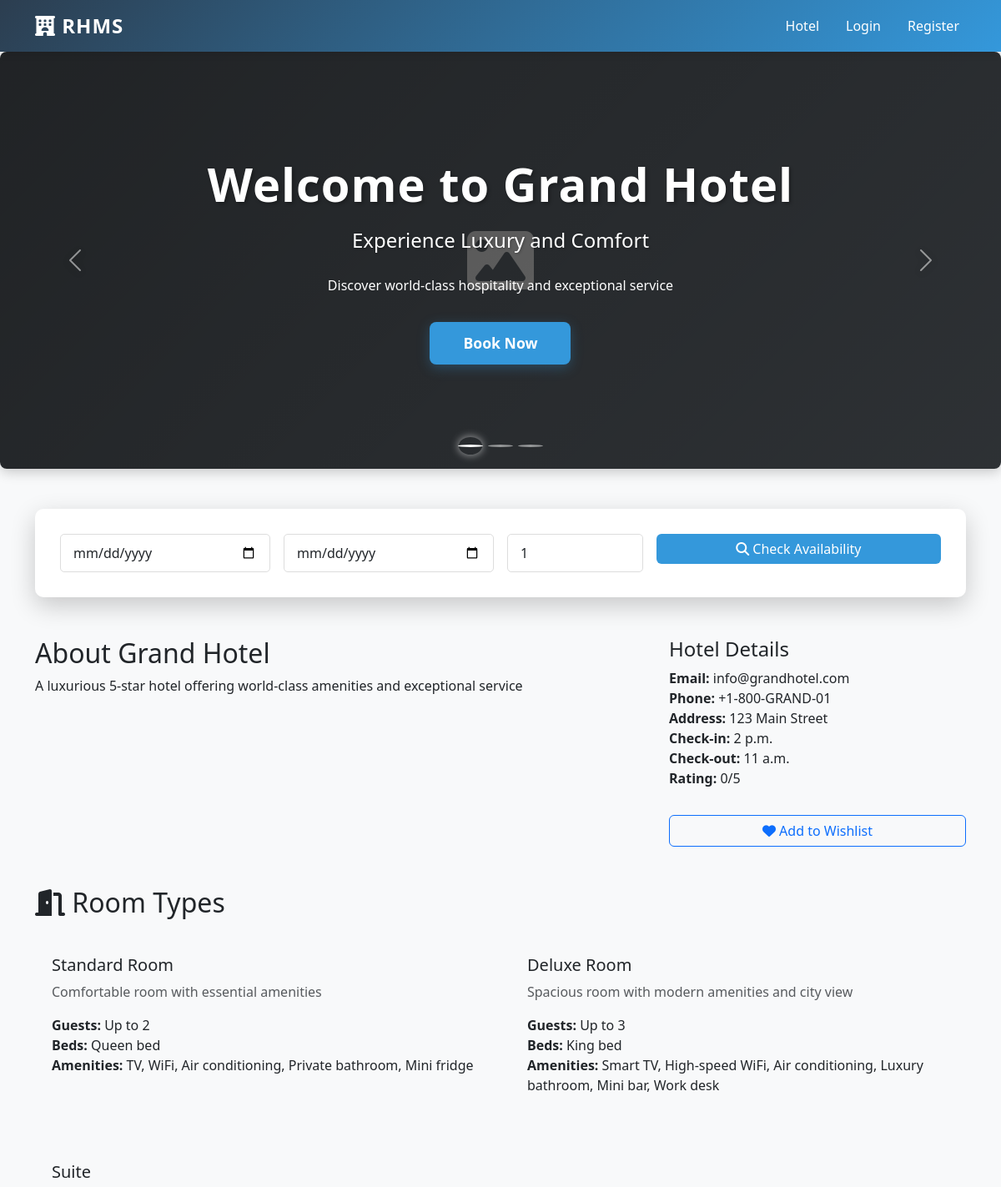
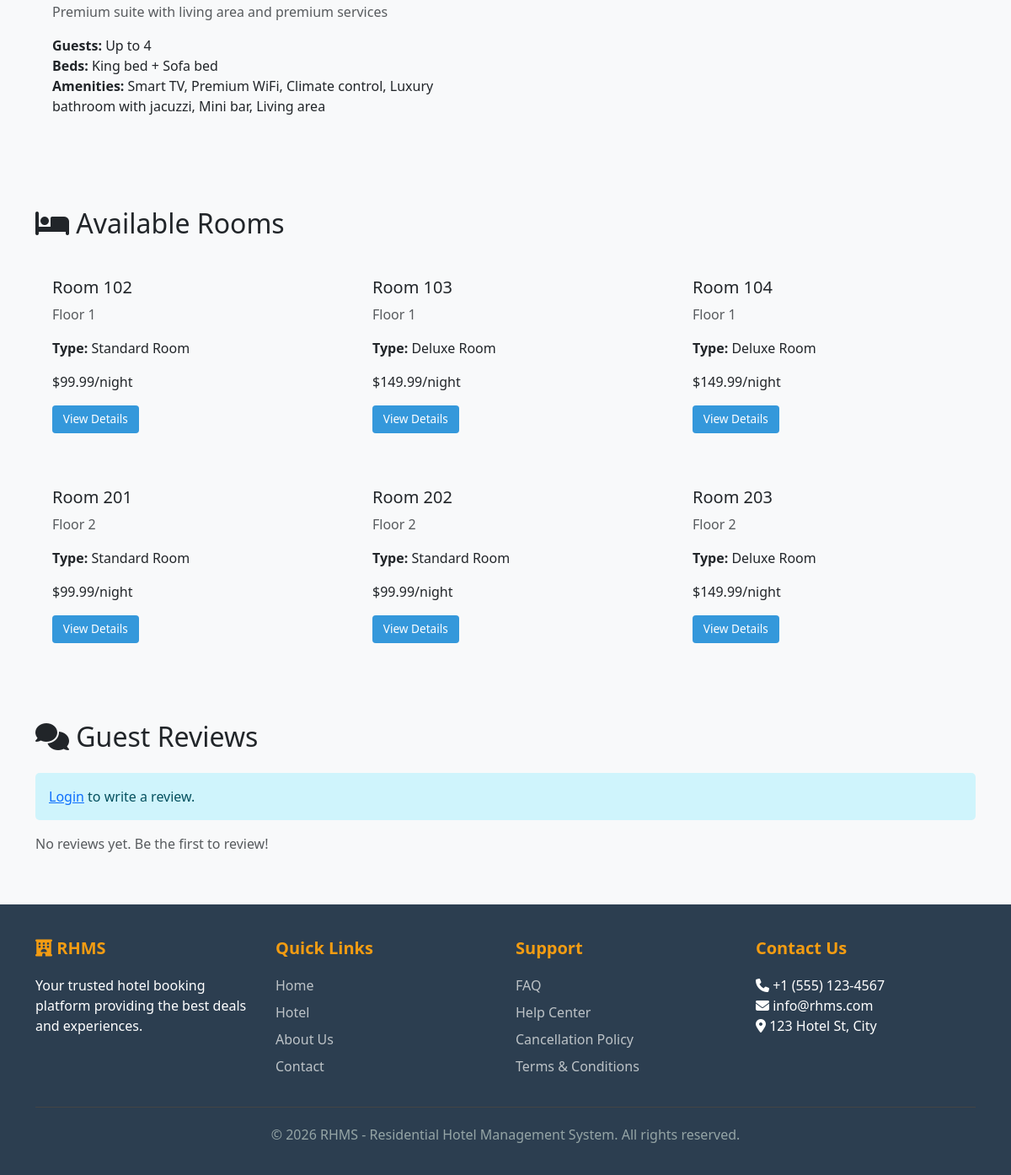
The page / on the database its author committed (2 pictures, top to bottom).
### hotel/models.py (models this page shows, shortened)
class CarouselSlide(models.Model):
    carousel = models.ForeignKey(Carousel, on_delete=models.CASCADE, related_name='slides')
    title = models.CharField(max_length=200)
    subtitle = models.CharField(max_length=300, blank=True)
    description = models.TextField(blank=True)
    image = models.ImageField(upload_to='carousel/')
    button_text = models.CharField(max_length=50, blank=True, default='View Rooms')
    button_url = models.CharField(max_length=200, blank=True)
    is_active = models.BooleanField(default=True)
    order = models.IntegerField(default=0, help_text="Order of appearance in carousel")
    created_at = models.DateTimeField(auto_now_add=True)
    updated_at = models.DateTimeField(auto_now=True)
    class Meta:
        ordering = ['order', '-created_at']
        verbose_name_plural = "Carousel Slides"

class Hotel(models.Model):
    STATUS_CHOICES = [
        ('active', 'Active'),
        ('inactive', 'Inactive'),
        ('maintenance', 'Under Maintenance'),
    ]
    name = models.CharField(max_length=200, unique=True)
    slug = models.SlugField(unique=True)
    description = models.TextField()
    email = models.EmailField()
    phone = models.CharField(max_length=20)
    address = models.CharField(max_length=255)
    city = models.CharField(max_length=100)
    state = models.CharField(max_length=100)
    country = models.CharField(max_length=100)
    postal_code = models.CharField(max_length=20)
    latitude = models.FloatField(null=True, blank=True)
    longitude = models.FloatField(null=True, blank=True)
    image = models.ImageField(upload_to='hotels/')
    banner = models.ImageField(upload_to='hotels/banners/')
    rating = models.FloatField(
        default=0,
        validators=[MinValueValidator(0), MaxValueValidator(5)]
    )
    total_reviews = models.IntegerField(default=0)
    check_in_time = models.TimeField(default='14:00')
    check_out_time = models.TimeField(default='11:00')
    status = models.CharField(max_length=20, choices=STATUS_CHOICES, default='active')
    is_featured = models.BooleanField(default=False)
    meta_description = models.CharField(max_length=160, blank=True, help_text="SEO meta description (max 160 chars)")
    meta_keywords = models.CharField(max_length=200, blank=True, help_text="Comma-separated keywords")
    created_at = models.DateTimeField(auto_now_add=True)
    updated_at = models.DateTimeField(auto_now=True)
    class Meta:
        ordering = ['-created_at']
        indexes = [
            models.Index(fields=['slug']),
            models.Index(fields=['status']),
        ]

class RoomType(models.Model):
    hotel = models.ForeignKey(Hotel, on_delete=models.CASCADE, related_name='room_types')
    name = models.CharField(max_length=100)  # Single, Double, Suite, etc.
    slug = models.SlugField(blank=True, help_text="Auto-generated from name")
    description = models.TextField()
    max_guests = models.IntegerField(default=1, validators=[MinValueValidator(1)])
    beds = models.CharField(max_length=100)  # Single bed, Double bed, etc.
    amenities = models.TextField(help_text="Comma-separated list of amenities")
    image = models.ImageField(upload_to='room_types/')
    image_alt_text = models.CharField(max_length=200, blank=True, help_text="Alt text for SEO")
    class Meta:
        unique_together = ['hotel', 'name']

class Room(models.Model):
    STATUS_CHOICES = [
        ('available', 'Available'),
        ('occupied', 'Occupied'),
        ('maintenance', 'Under Maintenance'),
        ('unavailable', 'Unavailable'),
    ]
    hotel = models.ForeignKey(Hotel, on_delete=models.CASCADE, related_name='rooms')
    room_type = models.ForeignKey(RoomType, on_delete=models.SET_NULL, null=True, related_name='rooms')
    room_number = models.CharField(max_length=20)
    floor = models.IntegerField()
    price_per_night = models.DecimalField(max_digits=10, decimal_places=2)
    discount_price = models.DecimalField(
        max_digits=10,
        decimal_places=2,
        null=True,
        blank=True,
        help_text="Price after discount"
    )
    status = models.CharField(max_length=20, choices=STATUS_CHOICES, default='available')
    is_active = models.BooleanField(default=True)
    created_at = models.DateTimeField(auto_now_add=True)
    updated_at = models.DateTimeField(auto_now=True)
    class Meta:
        unique_together = ['hotel', 'room_number']
        ordering = ['floor', 'room_number']
        indexes = [
            models.Index(fields=['status']),
            models.Index(fields=['hotel', 'status']),
        ]

### hotel/views.py (the view)
# urls.py: path('', views.HomeView.as_view(), name='home'),
class HomeView(SEOContextMixin, TemplateView):
    template_name = 'hotel/home.html'
    def get_context_data(self, **kwargs):
        context = super().get_context_data(**kwargs)
        hotel = get_default_hotel()
        self.seo_data = self.get_seo_context(
            title=f"{hotel.name} | Luxury Hotel Booking",
            description=hotel.meta_description or f"Book rooms at {hotel.name} in {hotel.city}. Best rates and amenities.",
            keywords=hotel.meta_keywords or f"{hotel.name}, hotel, booking, {hotel.city}",
            image_url=hotel.banner.url if hotel.banner else ""
        )
        context.update(self.seo_data)
        context['hotel'] = hotel
        context['room_types'] = hotel.room_types.all()
        context['facilities'] = hotel.facilities.filter(is_available=True)
        context['reviews'] = hotel.reviews.all()[:10]
        context['average_rating'] = hotel.reviews.aggregate(Avg('rating'))['rating__avg'] or 0
        context['search_form'] = HotelSearchForm()
        if self.request.user.is_authenticated:
            context['is_saved'] = SavedHotel.objects.filter(
                user=self.request.user,
                hotel=hotel
            ).exists()
        else:
            context['is_saved'] = False
        rooms = hotel.rooms.filter(status='available', is_active=True)
        context['rooms'] = rooms[:6]
        try:
            carousel = hotel.carousel
            if carousel.is_active:
                context['carousel'] = carousel
                context['carousel_slides'] = carousel.get_active_slides()
        except:
            pass
        return context

### templates/hotel/home.html (shortened to what this page needs)
{% extends 'base.html' %}
{% load static %}
{% block content %}
{% if carousel_slides %}
<div class="carousel-section mb-5">
    <div id="hotelCarousel" class="carousel slide" data-bs-ride="carousel" data-bs-interval="5000">
        <div class="carousel-indicators">
            {% for slide in carousel_slides %}
                <button type="button" data-bs-target="#hotelCarousel" data-bs-slide-to="{{ forloop.counter0 }}" {% if forloop.first %}class="active" aria-current="true"{% endif %} aria-label="Slide {{ forloop.counter }}"></button>
            {% endfor %}
        </div>
        <div class="carousel-inner">
            {% for slide in carousel_slides %}
                <div class="carousel-item {% if forloop.first %}active{% endif %}" data-bs-interval="5000">
                    {% if slide.image %}
                        <img src="{{ slide.image.url }}" class="d-block w-100 carousel-image" alt="{{ slide.title }}">
                    {% else %}
                        <div class="d-block w-100 carousel-image bg-secondary d-flex align-items-center justify-content-center">
                            <i class="fas fa-image text-white" style="font-size: 5rem;"></i>
                        </div>
                    {% endif %}
                    <div class="carousel-caption">
                        <div class="carousel-content">
                            <h1 class="carousel-title animated-title">{{ slide.title }}</h1>
                            {% if slide.subtitle %}
                                <p class="carousel-subtitle animated-subtitle">{{ slide.subtitle }}</p>
                            {% endif %}
                            {% if slide.description %}
                                <p class="carousel-description">{{ slide.description }}</p>
                            {% endif %}
                            {% if slide.button_text %}
                                <a href="{% if slide.button_url %}{{ slide.button_url }}{% else %}{% url 'hotel:hotel_detail' %}{% endif %}" class="btn btn-primary btn-lg carousel-btn">
                                    {{ slide.button_text }}
                                </a>
                            {% endif %}
                        </div>
                    </div>
                </div>
            {% endfor %}
        </div>
        <button class="carousel-control-prev" type="button" data-bs-target="#hotelCarousel" data-bs-slide="prev">
            <span class="carousel-control-prev-icon" aria-hidden="true"></span>
        </button>
        <button class="carousel-control-next" type="button" data-bs-target="#hotelCarousel" data-bs-slide="next">
            <span class="carousel-control-next-icon" aria-hidden="true"></span>
        </button>
    </div>
</div>
{% endif %}
<div class="container mb-5">
    <div class="search-form">
        <form method="post" action="{% url 'hotel:search_availability' %}">
            <div class="row g-3">
                <div class="col-md-3">
                    {{ search_form.check_in_date }}
                </div>
                <div class="col-md-3">
                    {{ search_form.check_out_date }}
                </div>
                <div class="col-md-2">
                    {{ search_form.guests }}
                </div>
                <div class="col-md-4">
                    <button type="submit" class="btn btn-primary w-100">
                        <i class="fas fa-search"></i> Check Availability
                    </button>
                </div>
            </div>
        </form>
    </div>
</div>
<div class="container mb-5">
    <div class="row">
        <div class="col-md-8">
            <h2>About {{ hotel.name }}</h2>
            <p>{{ hotel.description }}</p>
        </div>
        <div class="col-md-4">
            <div class="hotel-details-card">
                <h4>Hotel Details</h4>
                <ul class="list-unstyled">
                    <li><strong>Email:</strong> {{ hotel.email }}</li>
                    <li><strong>Phone:</strong> {{ hotel.phone }}</li>
                    <li><strong>Address:</strong> {{ hotel.address }}</li>
                    <li><strong>Check-in:</strong> {{ hotel.check_in_time }}</li>
                    <li><strong>Check-out:</strong> {{ hotel.check_out_time }}</li>
                    <li><strong>Rating:</strong> {{ average_rating }}/5</li>
                </ul>
                {% if user.is_authenticated %}
                <div class="mt-3">
                    {% if is_saved %}
                        <form method="post" action="{% url 'hotel:save_hotel' %}" style="display:inline;">
                            {% csrf_token %}
                            <button type="submit" class="btn btn-danger w-100">
                                <i class="fas fa-heart"></i> Remove from Wishlist
                            </button>
                        </form>
                    {% else %}
                        <form method="post" action="{% url 'hotel:save_hotel' %}" style="display:inline;">
                            {% csrf_token %}
                            <button type="submit" class="btn btn-outline-danger w-100">
                                <i class="fas fa-heart"></i> Add to Wishlist
                            </button>
                        </form>
                    {% endif %}
                </div>
                {% else %}
                <a href="{% url 'users:login' %}" class="btn btn-outline-primary w-100 mt-3">
                    <i class="fas fa-heart"></i> Add to Wishlist
                </a>
                {% endif %}
            </div>
        </div>
    </div>
</div>
{% if room_types %}
<div class="container mb-5">
    <h2 class="mb-4"><i class="fas fa-door-open"></i> Room Types</h2>
    <div class="row">
        {% for room_type in room_types %}
        <div class="col-md-6 mb-4">
            <div class="room-type-card">
                <div class="card-body">
                    <h5>{{ room_type.name }}</h5>
                    <p class="text-muted">{{ room_type.description }}</p>
                    <ul class="list-unstyled">
                        <li><strong>Guests:</strong> Up to {{ room_type.max_guests }}</li>
                        <li><strong>Beds:</strong> {{ room_type.beds }}</li>
                        <li><strong>Amenities:</strong> {{ room_type.amenities }}</li>
                    </ul>
                </div>
            </div>
        </div>
        {% endfor %}
    </div>
</div>
{% endif %}
{% if rooms %}
<div class="container mb-5">
    <h2 class="mb-4"><i class="fas fa-bed"></i> Available Rooms</h2>
    <div class="row">
        {% for room in rooms %}
        <div class="col-md-4 mb-4">
            <div class="room-card">
                <div class="card-body">
                    <h5 class="room-number">Room {{ room.room_number }}</h5>
                    <p class="text-muted">Floor {{ room.floor }}</p>
                    <p><strong>Type:</strong> {{ room.room_type.name }}</p>
                    <div class="room-price">
                        {% if room.discount_price %}
                            <span class="original-price"><s>${{ room.price_per_night }}/night</s></span>
                            <span class="discount-price">${{ room.discount_price }}/night</span>
                        {% else %}
                            <span>${{ room.price_per_night }}/night</span>
                        {% endif %}
                    </div>
                    <a href="{% url 'hotel:room_detail' room.pk %}" class="btn btn-sm btn-primary mt-3">
                        View Details
                    </a>
                </div>
            </div>
        </div>
        {% endfor %}
    </div>
</div>
{% endif %}
<div class="container mb-5">
    <h2 class="mb-4"><i class="fas fa-comments"></i> Guest Reviews</h2>
    {% if user.is_authenticated %}
    <div class="mb-4">
        <a href="{% url 'hotel:review_create' %}" class="btn btn-primary">
            <i class="fas fa-plus"></i> Write a Review
        </a>
    </div>
    {% else %}
    <div class="alert alert-info">
        <a href="{% url 'users:login' %}">Login</a> to write a review.
    </div>
    {% endif %}
    {% if reviews %}
    <div class="reviews-list">
        {% for review in reviews %}
        <div class="review-item mb-4">
            <div class="review-header">
                <strong>{{ review.user.get_full_name|default:review.user.username }}</strong>
                <div class="review-rating">
                    {% for i in "12345" %}
                        {% if forloop.counter <= review.rating %}
                            <i class="fas fa-star"></i>
                        {% else %}
                            <i class="far fa-star"></i>
                        {% endif %}
                    {% endfor %}
                </div>
            </div>
            <p class="review-date text-muted">{{ review.created_at|date:"M d, Y" }}</p>
            <p class="review-text">{{ review.review_text }}</p>
        </div>
        {% endfor %}
    </div>
    {% else %}
    <p class="text-muted">No reviews yet. Be the first to review!</p>
    {% endif %}
</div>
{% endblock %}

### rows shown on the page
CarouselSlide: title "Welcome to Grand Hotel", subtitle "Experience Luxury and Comfort", description "Discover world-class hospitality and exceptional service", button_text "Book Now"
Hotel: name "Grand Hotel", description "A luxurious 5-star hotel offering world-class amenities and exceptional service", email "info@grandhotel.com", phone "+1-800-GRAND-01", address "123 Main Street", check_in_time "2 p.m.", check_out_time "11 a.m."
RoomType: name "Standard Room", description "Comfortable room with essential amenities", max_guests "2", beds "Queen bed", amenities "TV, WiFi, Air conditioning, Private bathroom, Mini fridge"
RoomType: name "Deluxe Room", description "Spacious room with modern amenities and city view", max_guests "3", beds "King bed", amenities "Smart TV, High-speed WiFi, Air conditioning, Luxury bathroom, Mini bar, Work desk"
RoomType: name "Suite", description "Premium suite with living area and premium services", max_guests "4", beds "King bed + Sofa bed", amenities "Smart TV, Premium WiFi, Climate control, Luxury bathroom with jacuzzi, Mini bar, Living area"
Room: room_number "102", floor "1", room_type.name "Standard Room", price_per_night "99.99"
Room: room_number "103", floor "1", room_type.name "Deluxe Room", price_per_night "149.99"
Room: room_number "104", floor "1", room_type.name "Deluxe Room", price_per_night "149.99"
Room: room_number "201", floor "2", room_type.name "Standard Room", price_per_night "99.99"
Room: room_number "202", floor "2", room_type.name "Standard Room", price_per_night "99.99"
Room: room_number "203", floor "2", room_type.name "Deluxe Room", price_per_night "149.99"

### other values the page prints
{{ average_rating }} "0"
